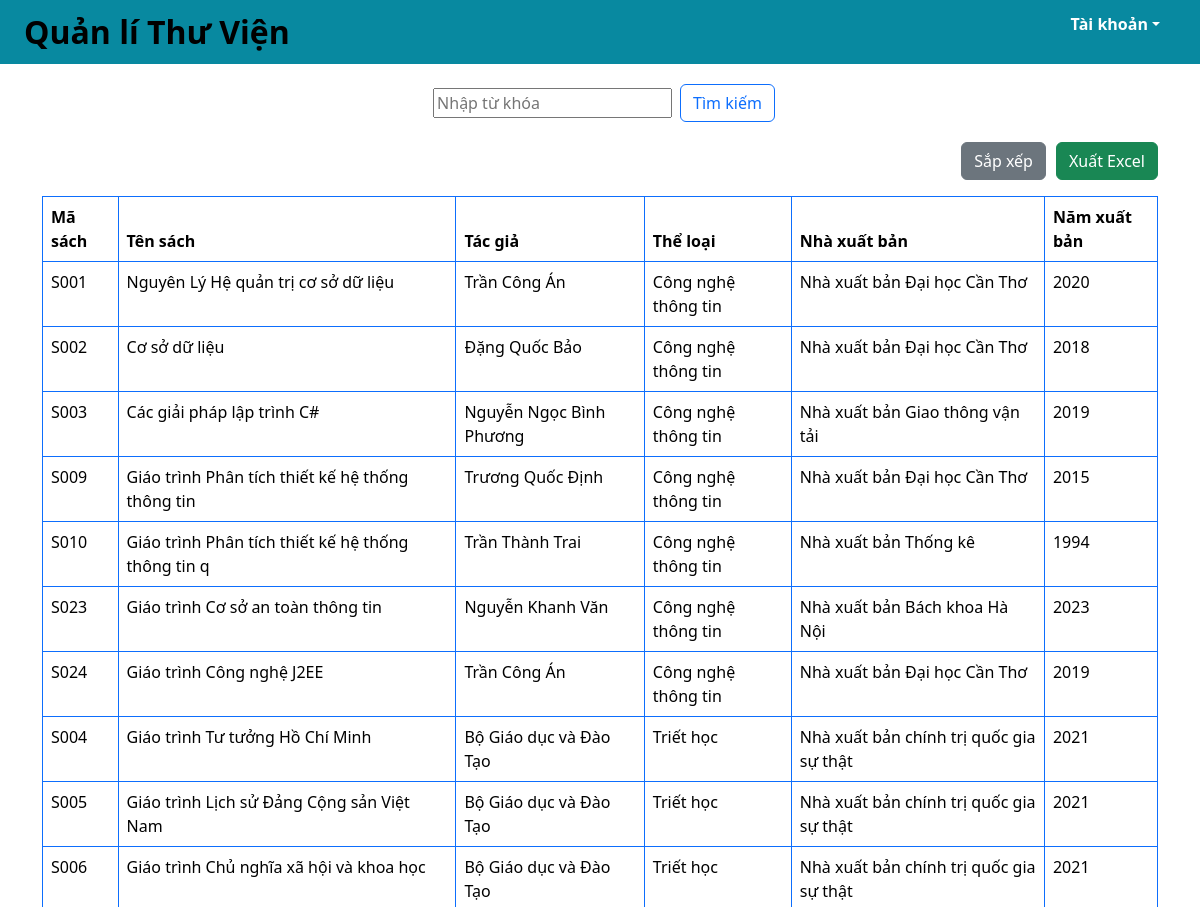
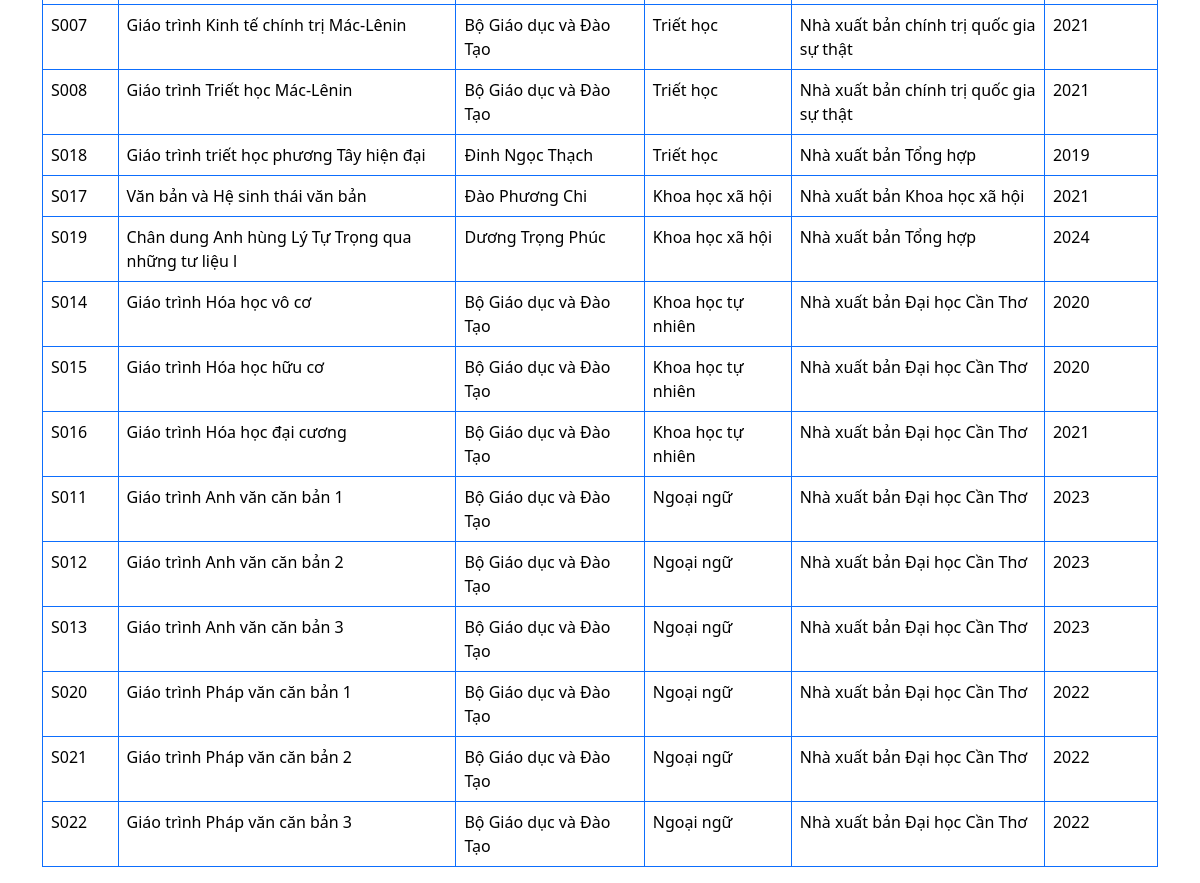
/qlsach.php, run on the app's committed database (2 pictures, top to bottom).
### tables this page shows
create table sach (
	maSach char(10) not null,
	tenSach varchar(50) not null, 
    maTG char(10) not null,
    maTL char(10) not null,
    maNXB char(10) not null,
	namXuatBan int, 
	primary key (maSach),
	foreign key (maTG) references tacGia(maTG),
	foreign key (maTL) references theLoai(maTL),
	foreign key (maNXB) references nhaXuatBan(maNXB)
);

create table tacGia (
	maTG char(10) not null,
    tenTG varchar(50) not null,
    website varchar(50),
    ghiChu varchar(255),
    primary key (maTG)
);

create table theLoai (
	maTL char(10) not null,
    tenTL varchar(50) not null,
    primary key (maTL)
);

create table nhaXuatBan (
	maNXB char(10) not null,
    tenNXB varchar(50) not null,
    diaChi varchar(100),
    email varchar(50),
    ttNguoiDaiDien varchar(255),
    primary key (maNXB)
);

### src/functions.php (called while the page is built, shortened)
<?php
function html_escape(string|null $text): string
{
    return htmlspecialchars($text ?? '', ENT_QUOTES, 'UTF-8', false);
}

### public/qlsach.php (the view, shortened to what this page needs)
<?php
require_once __DIR__ . '/../src/connect.php';
if ($_SERVER['REQUEST_METHOD'] === 'POST' && isset($_POST['sort'])) {
    $sql = "CALL sapXepSach()";
    $stmt = $pdo->prepare($sql);
    $stmt->execute();
} else if ($_SERVER['REQUEST_METHOD'] === 'GET' && isset($_GET['keyword'])){
    $keyword = $_GET['keyword'];
    $sql = "CALL timKiemSach(?)";
    $stmt = $pdo->prepare($sql);
    $stmt->execute([$keyword]);
}
else {
    $sql = "CALL hthiSach()";
    $stmt = $pdo->prepare($sql);
    $stmt->execute();
}
$rows = $stmt->fetchAll(PDO::FETCH_ASSOC);
include_once __DIR__. '/../src/partials/header.php'
?>
<div class="container">
    <div class="row mb-3">
        <div class="col d-flex justify-content-center ">
            <form class="d-flex align-items-center" method="GET" action="/qlsach.php" class="w-100">
                <input class="m-2" type="search" placeholder="Nhập từ khóa" aria-label="search" name="keyword"
                    value="<?= isset($_GET['keyword']) ? htmlspecialchars($_GET['keyword']) : '' ?>">
                <button class="btn btn-outline-primary" type="submit">Tìm kiếm</button>
            </form>
        </div>
    </div>
    <div class="row mb-3">
        <div class="col d-flex justify-content-end">
            <form method="post">
                <button class="btn btn-secondary" type="submit" name="sort">
                    Sắp xếp
                </button>
            </form>
            <div style="width: 10px;"></div>
            <form method="post">
                <button class="btn btn-success" type="submit" name="export">
                    Xuất Excel
                </button>
            </form>
        </div>
    </div>
    <div class="row">
        <div class="col">
            <table class="table table-bordered border-primary">
                <thead>
                    <tr>
                        <th>Mã sách</th>
                        <th>Tên sách</th>
                        <th>Tác giả</th>
                        <th>Thể loại</th>
                        <th>Nhà xuất bản</th>
                        <th>Năm xuất bản</th>
                    </tr>
                </thead>
                <tbody>
                    <?php foreach ($rows as $row) : ?>
                    <tr>
                        <td><?= html_escape($row['maSach']) ?></td>
                        <td><?= html_escape($row['tenSach']) ?></td>
                        <td><?= html_escape($row['tenTG']) ?></td>
                        <td><?= html_escape($row['tenTL']) ?></td>
                        <td><?= html_escape($row['tenNXB']) ?></td>
                        <td><?= html_escape($row['namXuatBan']) ?></td>
                    </tr>
                    <?php endforeach ?>
                </tbody>
            </table>
        </div>
    </div>
</div>
<?php
include_once __DIR__. '/../src/partials/footer.php'
?>

### data on the page
sach: maSach "S001", tenSach "Nguyên Lý Hệ quản trị cơ sở dữ liệu", maTG.tenTG "Trần Công Án", maTL.tenTL "Công nghệ thông tin", maNXB.tenNXB "Nhà xuất bản Đại học Cần Thơ", namXuatBan "2020"
sach: maSach "S002", tenSach "Cơ sở dữ liệu", maTG.tenTG "Đặng Quốc Bảo", maTL.tenTL "Công nghệ thông tin", maNXB.tenNXB "Nhà xuất bản Đại học Cần Thơ", namXuatBan "2018"
sach: maSach "S003", tenSach "Các giải pháp lập trình C#", maTG.tenTG "Nguyễn Ngọc Bình Phương", maTL.tenTL "Công nghệ thông tin", maNXB.tenNXB "Nhà xuất bản Giao thông vận tải", namXuatBan "2019"
sach: maSach "S009", tenSach "Giáo trình Phân tích thiết kế hệ thống thông tin", maTG.tenTG "Trương Quốc Định", maTL.tenTL "Công nghệ thông tin", maNXB.tenNXB "Nhà xuất bản Đại học Cần Thơ", namXuatBan "2015"
sach: maSach "S010", tenSach "Giáo trình Phân tích thiết kế hệ thống thông tin q", maTG.tenTG "Trần Thành Trai", maTL.tenTL "Công nghệ thông tin", maNXB.tenNXB "Nhà xuất bản Thống kê", namXuatBan "1994"
sach: maSach "S023", tenSach "Giáo trình Cơ sở an toàn thông tin", maTG.tenTG "Nguyễn Khanh Văn", maTL.tenTL "Công nghệ thông tin", maNXB.tenNXB "Nhà xuất bản Bách khoa Hà Nội", namXuatBan "2023"
sach: maSach "S024", tenSach "Giáo trình Công nghệ J2EE", maTG.tenTG "Trần Công Án", maTL.tenTL "Công nghệ thông tin", maNXB.tenNXB "Nhà xuất bản Đại học Cần Thơ", namXuatBan "2019"
sach: maSach "S004", tenSach "Giáo trình Tư tưởng Hồ Chí Minh", maTG.tenTG "Bộ Giáo dục và Đào Tạo", maTL.tenTL "Triết học", maNXB.tenNXB "Nhà xuất bản chính trị quốc gia sự thật", namXuatBan "2021"
sach: maSach "S005", tenSach "Giáo trình Lịch sử Đảng Cộng sản Việt Nam", maTG.tenTG "Bộ Giáo dục và Đào Tạo", maTL.tenTL "Triết học", maNXB.tenNXB "Nhà xuất bản chính trị quốc gia sự thật", namXuatBan "2021"
sach: maSach "S006", tenSach "Giáo trình Chủ nghĩa xã hội và khoa học", maTG.tenTG "Bộ Giáo dục và Đào Tạo", maTL.tenTL "Triết học", maNXB.tenNXB "Nhà xuất bản chính trị quốc gia sự thật", namXuatBan "2021"
sach: maSach "S007", tenSach "Giáo trình Kinh tế chính trị Mác-Lênin", maTG.tenTG "Bộ Giáo dục và Đào Tạo", maTL.tenTL "Triết học", maNXB.tenNXB "Nhà xuất bản chính trị quốc gia sự thật", namXuatBan "2021"
sach: maSach "S008", tenSach "Giáo trình Triết học Mác-Lênin", maTG.tenTG "Bộ Giáo dục và Đào Tạo", maTL.tenTL "Triết học", maNXB.tenNXB "Nhà xuất bản chính trị quốc gia sự thật", namXuatBan "2021"
sach: maSach "S018", tenSach "Giáo trình triết học phương Tây hiện đại", maTG.tenTG "Đinh Ngọc Thạch", maTL.tenTL "Triết học", maNXB.tenNXB "Nhà xuất bản Tổng hợp", namXuatBan "2019"
sach: maSach "S017", tenSach "Văn bản và Hệ sinh thái văn bản", maTG.tenTG "Đào Phương Chi", maTL.tenTL "Khoa học xã hội", maNXB.tenNXB "Nhà xuất bản Khoa học xã hội", namXuatBan "2021"
sach: maSach "S019", tenSach "Chân dung Anh hùng Lý Tự Trọng qua những tư liệu l", maTG.tenTG "Dương Trọng Phúc", maTL.tenTL "Khoa học xã hội", maNXB.tenNXB "Nhà xuất bản Tổng hợp", namXuatBan "2024"
sach: maSach "S014", tenSach "Giáo trình Hóa học vô cơ", maTG.tenTG "Bộ Giáo dục và Đào Tạo", maTL.tenTL "Khoa học tự nhiên", maNXB.tenNXB "Nhà xuất bản Đại học Cần Thơ", namXuatBan "2020"
sach: maSach "S015", tenSach "Giáo trình Hóa học hữu cơ", maTG.tenTG "Bộ Giáo dục và Đào Tạo", maTL.tenTL "Khoa học tự nhiên", maNXB.tenNXB "Nhà xuất bản Đại học Cần Thơ", namXuatBan "2020"
sach: maSach "S016", tenSach "Giáo trình Hóa học đại cương", maTG.tenTG "Bộ Giáo dục và Đào Tạo", maTL.tenTL "Khoa học tự nhiên", maNXB.tenNXB "Nhà xuất bản Đại học Cần Thơ", namXuatBan "2021"
sach: maSach "S011", tenSach "Giáo trình Anh văn căn bản 1", maTG.tenTG "Bộ Giáo dục và Đào Tạo", maTL.tenTL "Ngoại ngữ", maNXB.tenNXB "Nhà xuất bản Đại học Cần Thơ", namXuatBan "2023"
sach: maSach "S012", tenSach "Giáo trình Anh văn căn bản 2", maTG.tenTG "Bộ Giáo dục và Đào Tạo", maTL.tenTL "Ngoại ngữ", maNXB.tenNXB "Nhà xuất bản Đại học Cần Thơ", namXuatBan "2023"
sach: maSach "S013", tenSach "Giáo trình Anh văn căn bản 3", maTG.tenTG "Bộ Giáo dục và Đào Tạo", maTL.tenTL "Ngoại ngữ", maNXB.tenNXB "Nhà xuất bản Đại học Cần Thơ", namXuatBan "2023"
sach: maSach "S020", tenSach "Giáo trình Pháp văn căn bản 1", maTG.tenTG "Bộ Giáo dục và Đào Tạo", maTL.tenTL "Ngoại ngữ", maNXB.tenNXB "Nhà xuất bản Đại học Cần Thơ", namXuatBan "2022"
sach: maSach "S021", tenSach "Giáo trình Pháp văn căn bản 2", maTG.tenTG "Bộ Giáo dục và Đào Tạo", maTL.tenTL "Ngoại ngữ", maNXB.tenNXB "Nhà xuất bản Đại học Cần Thơ", namXuatBan "2022"
sach: maSach "S022", tenSach "Giáo trình Pháp văn căn bản 3", maTG.tenTG "Bộ Giáo dục và Đào Tạo", maTL.tenTL "Ngoại ngữ", maNXB.tenNXB "Nhà xuất bản Đại học Cần Thơ", namXuatBan "2022"
